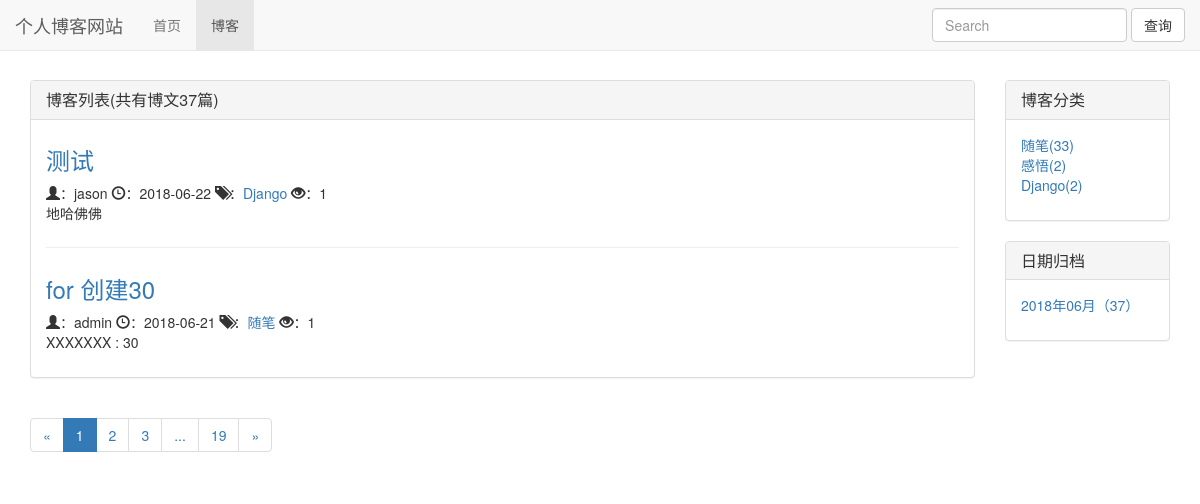
/blog/, run on an earlier commit of the app's database.
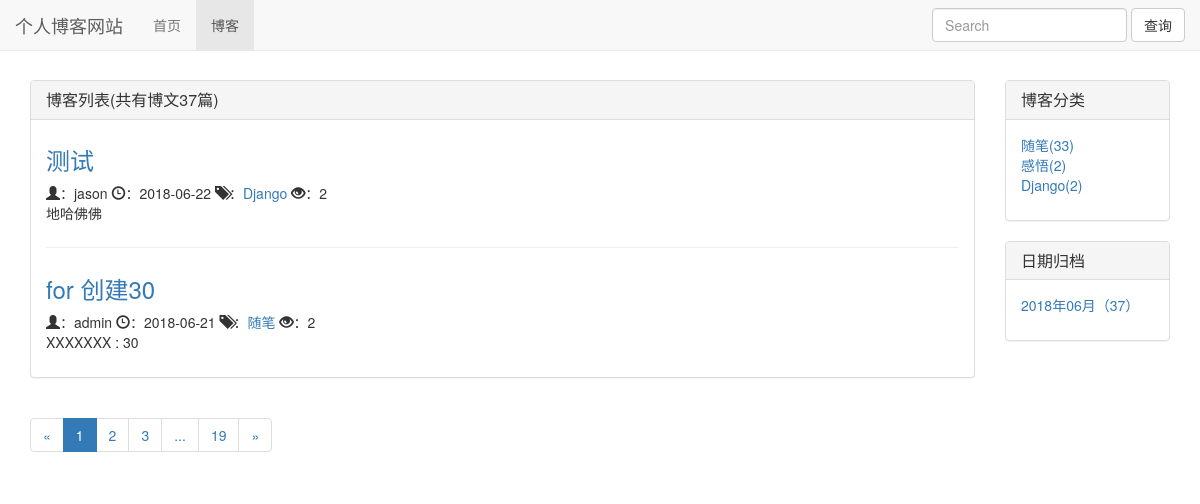
And on a later commit of the database.
### blog/models.py (models this page shows, shortened)
class Blog(models.Model):
    tittle = models.CharField(max_length=50)
    blogtype = models.ForeignKey(BlogType,on_delete=models.DO_NOTHING)
    author = models.ForeignKey(User,on_delete=models.DO_NOTHING)
    content = RichTextUploadingField()
    created_time = models.DateTimeField(auto_now_add=True)
    last_update_time = models.DateTimeField(auto_now=True)
    def get_read_num(self):
        try:
            ct = ContentType.objects.get_for_model(Blog)
            readnum = ReadNum.objects.get(content_type=ct, object_id=self.pk)
            return readnum.read_num
        except exceptions.ObjectDoesNotExist:
            return 0
    class Meta:
        ordering=['-created_time',]

class BlogType(models.Model):
    typename = models.CharField(max_length=15)
    def __str__(self):
        return self.typename

### read_statistics/models.py (models this page shows)
class ReadNum(models.Model):
    read_num = models.IntegerField(default=0)
    content_type = models.ForeignKey(ContentType, on_delete=models.DO_NOTHING)
    object_id = models.PositiveIntegerField()
    content_object = GenericForeignKey('content_type', 'object_id')

### blog/views.py (the view)
# urls.py: path('',views.blog_list,name='blog_list'),
def blog_list(request):
    blog_all_list = Blog.objects.all()
    context = blog_list_common_util(request,blog_all_list)
    return render_to_response("blog/blog_list.html",context)

### templates/blog/blog_list.html (shortened to what this page needs)
{% extends 'base.html' %}
{% load staticfiles %}
{% block head_extand %}
    <link rel="stylesheet" href="{% static 'blog.css' %}">
{% endblock %}
{% block nav_blog_active %}active{% endblock %}
{% block content %}
    <div class="container">
        <div class="row">
            <div class="col-xs-12 col-sm-8 col-md-9 col-lg-10">
                <div class="panel panel-default">
                  <div class="panel-heading">
                    <h3 class="panel-title">{% block blog_list_tittle %}博客列表(共有博文{{ page_of_blog.paginator.count }}篇){% endblock %}</h3>
                  </div>
                  <div class="panel-body">
                        {% for blog in page_of_blog.object_list %}
                            <div class="blog">
                                <h3><a href="{% url 'blog_detail' blog.pk %}">{{ blog.tittle }}</a></h3>
                                <p class="blog-info">
                                  <span class="glyphicon glyphicon-user" aria-hidden="true"></span>：{{ blog.author }}
                                  <span class="glyphicon glyphicon-time" aria-hidden="true"></span>：{{ blog.created_time|date:"Y-m-d" }}
                                  <span class="glyphicon glyphicon-tags" aria-hidden="true"></span>：<a href="{% url 'blog_with_type' blog.blogtype.pk %}">{{ blog.blogtype }}</a>
                                  <span class="glyphicon glyphicon-eye-open" aria-hidden="true"></span>：{{ blog.get_read_num }}
                                </p>
                                <p>{{ blog.content|striptags|truncatechars_html:120 }}</p>
                            </div>
                        {% empty %}
                            <div class="blog">
                                <h3>暂无博客</h3>
                            </div>
                        {% endfor %}
                  </div>
                </div>
                <div>
                    <ul class="pagination">
                        <li>
                            {% if page_of_blog.has_previous %}
                                <a href="?page={{ page_of_blog.previous_page_number }}" aria-label="Previous">
                                    <span aria-hidden="true">&laquo;</span>
                                </a>
                            {% else %}
                                <span aria-hidden="true">&laquo;</span>
                            {% endif %}
                        </li>
                        {% for page_num in page_range %}
                            {% if page_num == page_of_blog.number %}
                                <li class="active"><a href="?page={{ page_num }}">{{ page_num }}</a></li>
                            {% else %}
                                {% if page_num == '...' %}
                                    <li><span>{{ page_num }}</span></li>
                                {% else %}
                                    <li><a href="?page={{ page_num }}">{{ page_num }}</a></li>
                                {% endif %}
                            {% endif %}
                        {% endfor %}
                        <li>
                         {% if page_of_blog.has_next %}
                                <a href="?page={{ page_of_blog.next_page_number }}" aria-label="Next">
                                    <span aria-hidden="true">&raquo;</span>
                                </a>
                            {% else %}
                                <span aria-hidden="true">&raquo;</span>
                            {% endif %}
                        </li>
                    </ul>
                </div>
            </div>
            <div class="hidden-xs col-sm-4 col-md-3 col-lg-2">
                <div class="panel panel-default">
                  <div class="panel-heading">
                    <h3 class="panel-title">博客分类</h3>
                  </div>
                  <div class="panel-body">
                        <ul class="blog_type">
                            {% for blogtype in blogtypes %}
                                <li><a href="{% url 'blog_with_type' blogtype.pk %}">{{ blogtype.typename }}({{ blogtype.blog_count }})</a></li>
                            {% empty %}
                                <p>-- 暂无分类 --</p>
                            {% endfor %}
                        </ul>
                  </div>
                </div>
                <div class="panel panel-default">
                  <div class="panel-heading">
                    <h3 class="panel-title">日期归档</h3>
                  </div>
                  <div class="panel-body">
                        <ul class="blog_type">
                            {% for blog_date,blog_count in blogs_with_date.items %}
                                <li><a href="{% url 'blog_with_date' blog_date.year blog_date.month %}">{{ blog_date|date:'Y年m月' }}（{{ blog_count }}）</a></li>
                            {% empty %}
                                <p>-- 暂无博客 --</p>
                            {% endfor %}
                        </ul>
                  </div>
                </div>
            </div>
        </div>
    </div>
{% endblock %}

### templates/base.html (shortened to what this page needs)
{% load staticfiles  %}
<!DOCTYPE html>
<html lang="zh-CN">
<head>
    <link rel="stylesheet" href="{% static 'base.css' %}">
    <link rel="stylesheet" href="{% static 'bootstrap-3.3.7/css/bootstrap.min.css' %}">
    {% block head_extand %}{% endblock %}
</head>
<body>
    <nav class="navbar navbar-default navbar-fixed-top">
      <div class="container-fluid">
        <div class="navbar-header">
          <a class="navbar-brand" href="/">个人博客网站</a>
        </div>
        <div class="collapse navbar-collapse" id="bs-example-navbar-collapse-1">
          <ul class="nav navbar-nav">
              <li class="{% block nav_home_active %}{% endblock %}"><a href="{% url 'home' %}">首页</a></li>
              <li class="{% block nav_blog_active %}{% endblock %}"><a href="{% url 'blog_list' %}">博客</a></li>
          </ul>
          <form class="navbar-form navbar-right">
            <div class="form-group">
              <input type="text" class="form-control" placeholder="Search">
            </div>
            <button type="submit" class="btn btn-default">查询</button>
          </form>
        </div>
      </div>
    </nav>
    {% block content %}{% endblock %}
</body>
</html>

### static/base.css (style rules this page uses)
* { margin: 0; padding: 0; }
body { margin-top: 80px!important; }

### static/blog.css (style rules this page uses)
ul.blog_type { list-style-type: none; }
div.blog:not(:last-child) { margin-bottom: 2em; padding-bottom: 1em; border-bottom: 1px solid #eeeeee; }
div.blog h3 { margin-top: 0.5em; }
div.blog p.blog-info { margin: 0; }

What changed in the data, as far as the page shows it:
changed through a linked row, Blog "测试": get_read_num "1" → "2"
changed through a linked row, Blog "for 创建30": get_read_num "1" → "2"
